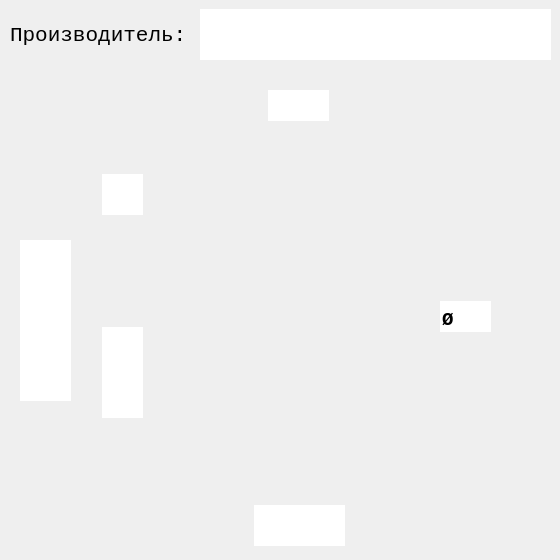
<?xml version="1.0" encoding="UTF-8"?>
<ui version="4.0">
 <class>Dialog</class>
 <widget class="QDialog" name="Dialog">
  <property name="geometry">
   <rect>
    <x>0</x>
    <y>0</y>
    <width>560</width>
    <height>560</height>
   </rect>
  </property>
  <property name="sizePolicy">
   <sizepolicy hsizetype="Fixed" vsizetype="Fixed">
    <horstretch>0</horstretch>
    <verstretch>0</verstretch>
   </sizepolicy>
  </property>
  <property name="minimumSize">
   <size>
    <width>560</width>
    <height>560</height>
   </size>
  </property>
  <property name="maximumSize">
   <size>
    <width>560</width>
    <height>560</height>
   </size>
  </property>
  <property name="windowTitle">
   <string>Со скруглением 1 Отверстие Тип1</string>
  </property>
  <property name="windowIcon">
   <iconset>
    <normaloff>../pics/icon/Podpyatnik.ico</normaloff>../pics/icon/Podpyatnik.ico</iconset>
  </property>
  <property name="whatsThis">
   <string/>
  </property>
  <property name="accessibleDescription">
   <string/>
  </property>
  <widget class="QLabel" name="label">
   <property name="geometry">
    <rect>
     <x>-10</x>
     <y>10</y>
     <width>560</width>
     <height>560</height>
    </rect>
   </property>
   <property name="sizePolicy">
    <sizepolicy hsizetype="Fixed" vsizetype="Fixed">
     <horstretch>0</horstretch>
     <verstretch>0</verstretch>
    </sizepolicy>
   </property>
   <property name="minimumSize">
    <size>
     <width>560</width>
     <height>560</height>
    </size>
   </property>
   <property name="maximumSize">
    <size>
     <width>560</width>
     <height>560</height>
    </size>
   </property>
   <property name="autoFillBackground">
    <bool>true</bool>
   </property>
   <property name="text">
    <string/>
   </property>
   <property name="pixmap">
    <pixmap>../pics/main/R-1.jpg</pixmap>
   </property>
   <property name="scaledContents">
    <bool>false</bool>
   </property>
   <property name="alignment">
    <set>Qt::AlignCenter</set>
   </property>
   <property name="margin">
    <number>0</number>
   </property>
  </widget>
  <widget class="QLineEdit" name="lineEdit">
   <property name="geometry">
    <rect>
     <x>102</x>
     <y>327</y>
     <width>41</width>
     <height>91</height>
    </rect>
   </property>
   <property name="font">
    <font>
     <family>Courier New</family>
     <pointsize>14</pointsize>
     <weight>75</weight>
     <italic>false</italic>
     <bold>true</bold>
    </font>
   </property>
   <property name="focusPolicy">
    <enum>Qt::ClickFocus</enum>
   </property>
   <property name="autoFillBackground">
    <bool>true</bool>
   </property>
   <property name="inputMethodHints">
    <set>Qt::ImhNone</set>
   </property>
   <property name="text">
    <string/>
   </property>
   <property name="maxLength">
    <number>3</number>
   </property>
   <property name="frame">
    <bool>false</bool>
   </property>
   <property name="alignment">
    <set>Qt::AlignRight|Qt::AlignTrailing|Qt::AlignVCenter</set>
   </property>
  </widget>
  <widget class="QLineEdit" name="lineEdit_2">
   <property name="geometry">
    <rect>
     <x>102</x>
     <y>174</y>
     <width>41</width>
     <height>41</height>
    </rect>
   </property>
   <property name="font">
    <font>
     <family>Courier New</family>
     <pointsize>14</pointsize>
     <weight>75</weight>
     <italic>false</italic>
     <bold>true</bold>
    </font>
   </property>
   <property name="tabletTracking">
    <bool>false</bool>
   </property>
   <property name="focusPolicy">
    <enum>Qt::ClickFocus</enum>
   </property>
   <property name="autoFillBackground">
    <bool>false</bool>
   </property>
   <property name="text">
    <string/>
   </property>
   <property name="maxLength">
    <number>3</number>
   </property>
   <property name="frame">
    <bool>false</bool>
   </property>
   <property name="alignment">
    <set>Qt::AlignRight|Qt::AlignTrailing|Qt::AlignVCenter</set>
   </property>
  </widget>
  <widget class="QLineEdit" name="lineEdit_3">
   <property name="geometry">
    <rect>
     <x>440</x>
     <y>301</y>
     <width>51</width>
     <height>31</height>
    </rect>
   </property>
   <property name="font">
    <font>
     <family>Courier New</family>
     <pointsize>14</pointsize>
     <weight>75</weight>
     <italic>false</italic>
     <bold>true</bold>
    </font>
   </property>
   <property name="focusPolicy">
    <enum>Qt::ClickFocus</enum>
   </property>
   <property name="text">
    <string>Ø</string>
   </property>
   <property name="maxLength">
    <number>3</number>
   </property>
   <property name="frame">
    <bool>false</bool>
   </property>
   <property name="alignment">
    <set>Qt::AlignBottom|Qt::AlignLeading|Qt::AlignLeft</set>
   </property>
  </widget>
  <widget class="QLineEdit" name="lineEdit_4">
   <property name="geometry">
    <rect>
     <x>268</x>
     <y>90</y>
     <width>61</width>
     <height>31</height>
    </rect>
   </property>
   <property name="font">
    <font>
     <family>Courier New</family>
     <pointsize>14</pointsize>
     <weight>75</weight>
     <italic>false</italic>
     <bold>true</bold>
    </font>
   </property>
   <property name="focusPolicy">
    <enum>Qt::ClickFocus</enum>
   </property>
   <property name="text">
    <string/>
   </property>
   <property name="maxLength">
    <number>3</number>
   </property>
   <property name="frame">
    <bool>false</bool>
   </property>
   <property name="alignment">
    <set>Qt::AlignBottom|Qt::AlignHCenter</set>
   </property>
  </widget>
  <widget class="QLineEdit" name="lineEdit_5">
   <property name="geometry">
    <rect>
     <x>254</x>
     <y>505</y>
     <width>91</width>
     <height>41</height>
    </rect>
   </property>
   <property name="font">
    <font>
     <family>Courier New</family>
     <pointsize>14</pointsize>
     <weight>75</weight>
     <italic>false</italic>
     <bold>true</bold>
    </font>
   </property>
   <property name="tabletTracking">
    <bool>false</bool>
   </property>
   <property name="focusPolicy">
    <enum>Qt::ClickFocus</enum>
   </property>
   <property name="autoFillBackground">
    <bool>false</bool>
   </property>
   <property name="text">
    <string/>
   </property>
   <property name="maxLength">
    <number>3</number>
   </property>
   <property name="frame">
    <bool>false</bool>
   </property>
   <property name="alignment">
    <set>Qt::AlignBottom|Qt::AlignHCenter</set>
   </property>
  </widget>
  <widget class="QLabel" name="label_2">
   <property name="geometry">
    <rect>
     <x>10</x>
     <y>10</y>
     <width>181</width>
     <height>51</height>
    </rect>
   </property>
   <property name="font">
    <font>
     <family>Courier New</family>
     <pointsize>16</pointsize>
     <weight>50</weight>
     <bold>false</bold>
    </font>
   </property>
   <property name="text">
    <string>Производитель:</string>
   </property>
  </widget>
  <widget class="QLineEdit" name="lineEdit_6">
   <property name="geometry">
    <rect>
     <x>200</x>
     <y>9</y>
     <width>351</width>
     <height>51</height>
    </rect>
   </property>
   <property name="font">
    <font>
     <family>Courier New</family>
     <pointsize>16</pointsize>
     <weight>75</weight>
     <bold>true</bold>
    </font>
   </property>
   <property name="frame">
    <bool>false</bool>
   </property>
   <property name="alignment">
    <set>Qt::AlignLeading|Qt::AlignLeft|Qt::AlignVCenter</set>
   </property>
  </widget>
  <widget class="QLineEdit" name="lineEdit_7">
   <property name="geometry">
    <rect>
     <x>20</x>
     <y>240</y>
     <width>51</width>
     <height>161</height>
    </rect>
   </property>
   <property name="font">
    <font>
     <family>Courier New</family>
     <pointsize>14</pointsize>
     <weight>75</weight>
     <italic>false</italic>
     <bold>true</bold>
    </font>
   </property>
   <property name="focusPolicy">
    <enum>Qt::ClickFocus</enum>
   </property>
   <property name="autoFillBackground">
    <bool>true</bool>
   </property>
   <property name="inputMethodHints">
    <set>Qt::ImhNone</set>
   </property>
   <property name="text">
    <string/>
   </property>
   <property name="maxLength">
    <number>3</number>
   </property>
   <property name="frame">
    <bool>false</bool>
   </property>
   <property name="alignment">
    <set>Qt::AlignRight|Qt::AlignTrailing|Qt::AlignVCenter</set>
   </property>
  </widget>
 </widget>
 <resources/>
 <connections/>
</ui>
